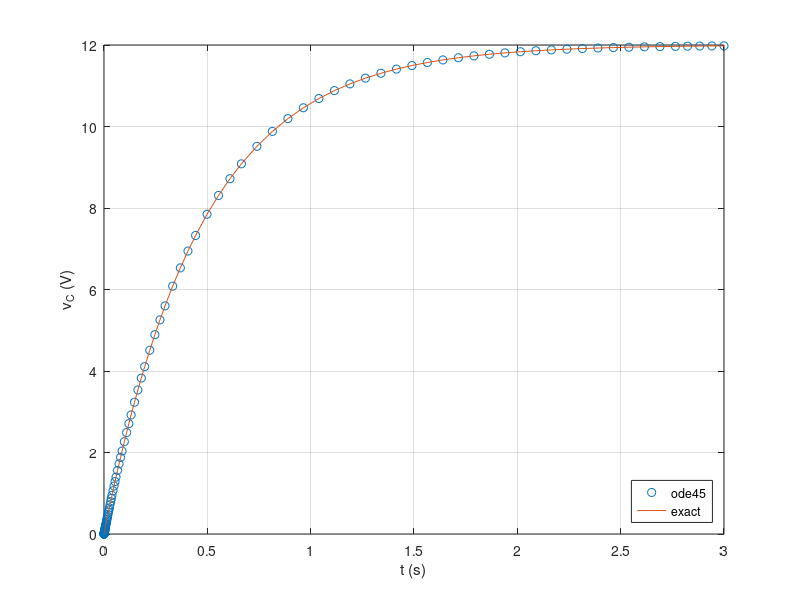

Here is the MATLAB script that generated this plot:
% Day 074 · Ordinary Differential Equations: ode45 — A first-order ODE: an RC circuit
% Run: open this file in MATLAB and press Run (or type example_1 in the Command Window)

% dv/dt = (Vs - v) / (R C), v(0) = 0
R = 1e3; C = 470e-6; Vs = 12;
f = @(t, v) (Vs - v) / (R*C);
[t, v] = ode45(f, [0 3], 0);
v_exact = Vs * (1 - exp(-t/(R*C)));
plot(t, v, 'o', t, v_exact, '-'); grid on
xlabel('t (s)'); ylabel('v_C (V)'); legend('ode45', 'exact', 'Location', 'southeast')
fprintf('Max error vs exact solution: %.2e V\n', max(abs(v - v_exact)));
